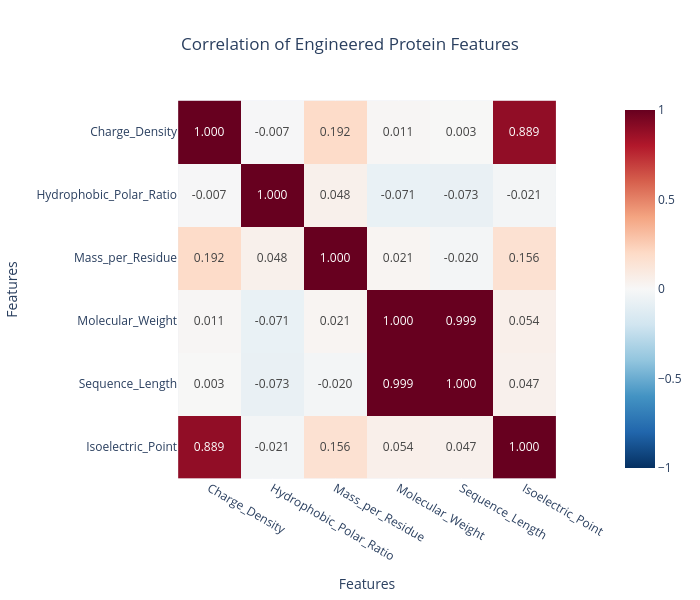

This figure's notebook cell:
### Code cell
import plotly.express as px

fig = px.imshow(
    corr,
    text_auto=".3f",                  
    color_continuous_scale="RdBu_r",
    zmin=-1,
    zmax=1,
    title="Correlation of Engineered Protein Features"
)

fig.update_layout(
    width=700,
    height=600,
    xaxis_title="Features",
    yaxis_title="Features",
    title_x=0.5
)

fig.update_xaxes(side="bottom")

fig.show()

### Figure 1 — Plotly figure (JSON) as saved in the notebook; plotly's stock layout.template omitted (floating-point values rounded to 4 significant figures)
{"data": [{"coloraxis": "coloraxis", "hovertemplate": "x: %{x}<br>y: %{y}<br>color: %{z}<extra></extra>", "name": "0", "texttemplate": "%{z:.3f}", "type": "heatmap", "x": ["Charge_Density", "Hydrophobic_Polar_Ratio", "Mass_per_Residue", "Molecular_Weight", "Sequence_Length", "Isoelectric_Point"], "xaxis": "x", "y": ["Charge_Density", "Hydrophobic_Polar_Ratio", "Mass_per_Residue", "Molecular_Weight", "Sequence_Length", "Isoelectric_Point"], "yaxis": "y", "z": [[1.0, -0.007022, 0.1922, 0.01099, 0.00304, 0.8887], [-0.007022, 1.0, 0.04834, -0.07134, -0.07324, -0.02129], [0.1922, 0.04834, 1.0, 0.02145, -0.01968, 0.1556], [0.01099, -0.07134, 0.02145, 1.0, 0.9989, 0.05386], [0.00304, -0.07324, -0.01968, 0.9989, 1.0, 0.047], [0.8887, -0.02129, 0.1556, 0.05386, 0.047, 1.0]]}], "layout": {"coloraxis": {"autocolorscale": false, "cmax": 1, "cmin": -1, "colorscale": [[0, "rgb(5,48,97)"], [0.1, "rgb(33,102,172)"], [0.2, "rgb(67,147,195)"], [0.3, "rgb(146,197,222)"], [0.4, "rgb(209,229,240)"], [0.5, "rgb(247,247,247)"], [0.6, "rgb(253,219,199)"], [0.7, "rgb(244,165,130)"], [0.8, "rgb(214,96,77)"], [0.9, "rgb(178,24,43)"], [1, "rgb(103,0,31)"]]}, "height": 600, "title": {"text": "Correlation of Engineered Protein Features", "x": 0.5}, "width": 700, "xaxis": {"anchor": "y", "constrain": "domain", "domain": [0, 1], "scaleanchor": "y", "side": "bottom", "title": {"text": "Features"}}, "yaxis": {"anchor": "x", "autorange": "reversed", "constrain": "domain", "domain": [0, 1], "title": {"text": "Features"}}}}
